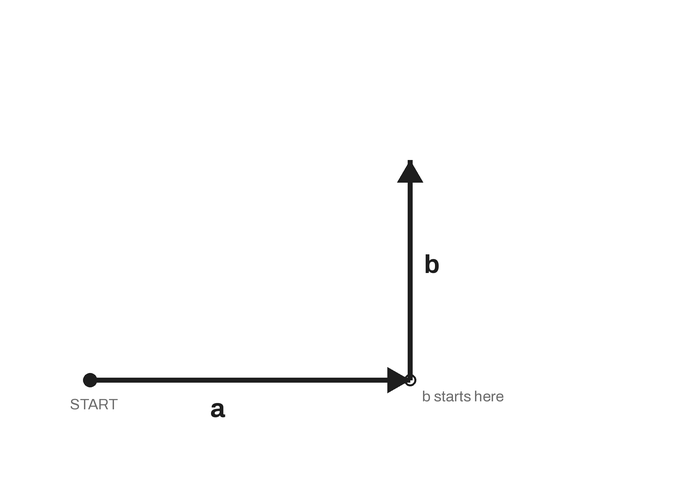
#> input picture templates/worksheet/assets/phys_vector_tip_to_tail_example.png, 700 x 500 px
$ python -i build_worksheet_key_docx.py   (imports and definitions only)
#> lines starting #> are read from the running program, lines starting #| are printed output that depends on the picture
#!/usr/bin/env python3
"""Build the separate teacher answer key for a SHULL worksheet / practice set.

    python3 templates/worksheet/build_worksheet_key_docx.py specs/<spec>.json out.docx

Matt's rule, stated plainly: produce the answer key whenever a Physics problem set like this
is created (2026-09-14, courses/physics/DECISIONS.md). The student handout uses inline
self-check brackets on every calculation but the last (SHULL-CHG-0021) - deliberately withheld
so the last question is finished without a net. The key is a separate file precisely so that
withheld answer, and full worked steps for every question, live somewhere: never on the
student page.

This is a companion to build_worksheet_docx.py, not a course-profile-enforcing builder in its
own right - the key is teacher-only, so the no-work-area / no-answer-blank rules that govern
the student handout do not apply to it. It shares the same masthead, palette, fonts, and
footer grammar as the student handout so the two read as one document set, not two different
templates that happened to be filed in the same folder.

Each question in the spec must carry a "solution" field: the full worked steps and final
answer, independent of any "selfCheck" bracket. A question with no "solution" is refused -
a key that silently skips a question is worse than no key.

A question may carry "keyImage" (SHULL-CHG-0071): a drawn scene, such as a free-body diagram,
placed in its answer box, with any "steps" drawn below it. The schema lives once, in the
scripts/key_solution.py docstring. If the scene cannot model the item, the typed "solution"
prints instead and the build says so; a force arrow labelled as motion refuses the build.
"""
import json, os, sys, tempfile
from docx import Document
from docx.shared import Inches
from docx.enum.text import WD_ALIGN_PARAGRAPH

sys.path.insert(0, os.path.dirname(os.path.dirname(os.path.abspath(__file__))))
from _shull_docx import (          # noqa: E402
    COURSE_CODE, Palette, known_sections, unit_title, borders, para, run,
    fix_widths, no_split, page_setup, running_footer, cell_margins, gap, trim_tail,
    print_header, TEXT_W_IN, apply_binding,
)

from _shull_name import document_name, short_title   # noqa: E402
# A project key is reference tables and grading notes, not worked questions. It draws them
# with the handout's own blocks, so the key and the handout share one look.
from build_worksheet_docx import table_block, notes_block   # noqa: E402
# A unit span (SHULL-CHG-0066) is read by the student builder's own helpers, so the key's
# header and the handout's header cannot disagree about what an entry covers.
from build_worksheet_docx import span_codes, span_label, check_spans   # noqa: E402
# The opt-in grid layout ("layout": "grid") is the student sheet's; the key draws the same
# grid so a teacher grades square against square.
from build_worksheet_docx import (   # noqa: E402
    grid_opts, grid_check, grid_rows, grid_table, grid_head, square, grid_prompt_cell,
)
# A fill-in table (`blankCols`) is drawn by the student builder's own function with the
# answers filled, so the two copies are one structure and cannot drift.
from build_worksheet_docx import fillin_block, mc_key_rows, fillin_table   # noqa: E402

HERE = os.path.dirname(os.path.abspath(__file__))
# TEXT_W_IN comes from _shull_docx (page less binding and outside margins, SHULL-CHG-0103).
CARD_PAD_TW = 130           # the answer card's left and right cell margins, in twips
# The handwritten solution image is 7.20 in by design; it may never be wider than the card's
# inner width (TEXT_W_IN less both cell margins), or the renderer shrinks it and clips the
# drawing. At the 7.40 in binding-era line the inner width is 7.22 in, so 7.20 still fits.
# [1 line that did not run here, left out]
sys.path.insert(0, os.path.join(os.path.dirname(os.path.dirname(HERE)), "scripts"))
_TMP = tempfile.mkdtemp(prefix="shull_key_")


# [26 lines left out: functions refuse, page_break, side_opts, not called in this run]


SIDE_GUTTER_IN = 0.12
# [1 line that did not run here, left out]
                             # the card's inner width gets shrunk by the renderer and clips the drawing


# [83 lines left out: functions side_by_side, answer_block, not called in this run]


# ---------------------------------------------------------------- grid layout key

KEY_DRAW_W_IN = 3.4         # FBD panels are drawn this wide, cropped to their ink, then fitted
KEY_PX_PER_IN = 300         # key_solution saves at 300 dpi
KEY_NOTE_SCALE = 0.75       # the note's handwriting is set at this fraction of full key size


def _crop_to_ink(png, pad=10):
    """Crop a key PNG to its ink plus `pad` px; return its size in inches at 300 dpi."""
#> called with pad = 10
    from PIL import Image, ImageChops
    im = Image.open(png).convert("RGB")
#> im is the input picture: PIL image 700x500 RGB; min 0, max 255, mean 252.5
    bg = Image.new("RGB", im.size, im.getpixel((0, 0)))
#> bg: PIL image 700x500 RGB; every value is 255
    box = ImageChops.difference(im, bg).convert("L").point(lambda v: 255 if v > 24 else 0).getbbox()
#> box = (70, 160, 504, 418)
    if box:
        box = (max(0, box[0] - pad), max(0, box[1] - pad),
               min(im.width, box[2] + pad), min(im.height, box[3] + pad))
#> box = (60, 150, 514, 428)
        im = im.crop(box)
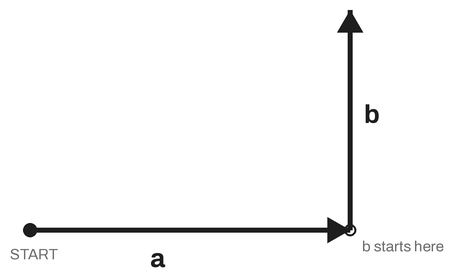
#> im: PIL image 454x278 RGB; min 0, max 255, mean 248
    im.save(png)
    return im.width / KEY_PX_PER_IN, im.height / KEY_PX_PER_IN


# [258 lines left out: functions grid_panels, grid_note, _pin_row, render_key_grid, main, not called in this run]


# [2 lines not run here, left out]

>>> result = _crop_to_ink('assets/phys_vector_tip_to_tail_example.png')
#> result = (1.51, 0.927)

$ run again, on templates/worksheet/assets/phys_vector_course_angle_compass.png
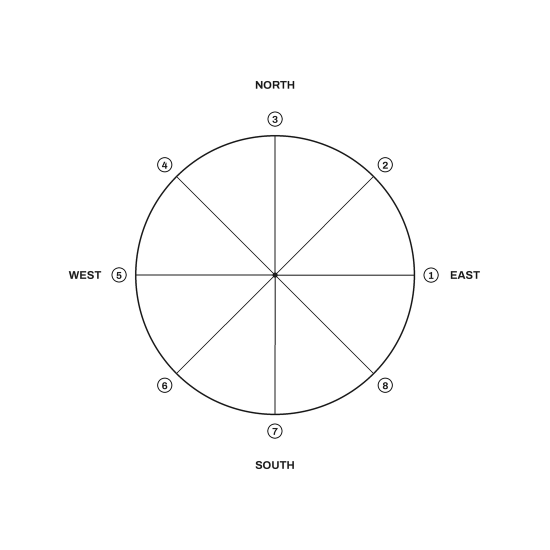
#> input picture templates/worksheet/assets/phys_vector_course_angle_compass.png, 1100 x 1100 px (shown at 1/2 size)
#> in _crop_to_ink, im is the input picture: PIL image 1100x1100 RGB; min 0, max 255, mean 252.4
#> bg: PIL image 1100x1100 RGB; every value is 255
#> in _crop_to_ink, `box = ImageChops.difference(im, bg).convert("L").point(lambda v: 255 i..`: box = (137, 162, 960, 938)
#> in _crop_to_ink, `box = (max(0, box[0] - pad), max(0, box[1] - pad), min(im.width, box[2..`: box = (127, 152, 970, 948)
#> in _crop_to_ink, `im = im.crop(box)`:
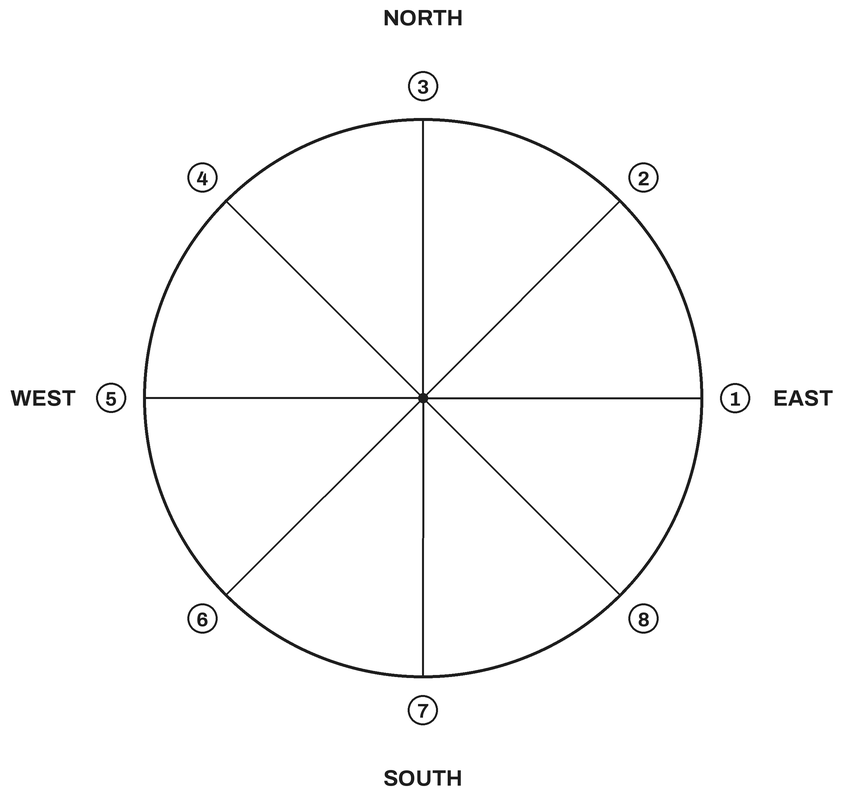
#> im: PIL image 843x796 RGB; min 0, max 255, mean 250.4
